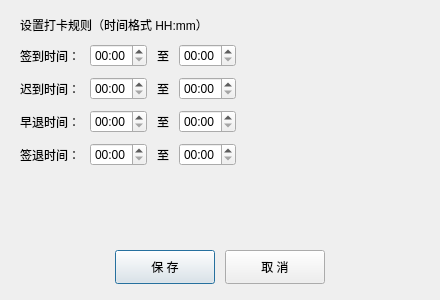
<?xml version="1.0" encoding="UTF-8"?>
<ui version="4.0">
 <class>AttendanceRuleDialog</class>
 <widget class="QDialog" name="AttendanceRuleDialog">
  <property name="geometry">
   <rect>
    <x>0</x>
    <y>0</y>
    <width>440</width>
    <height>300</height>
   </rect>
  </property>
  <property name="windowTitle">
   <string>打卡规则设置</string>
  </property>
  <layout class="QVBoxLayout" name="verticalLayout">
   <property name="spacing">
    <number>10</number>
   </property>
   <property name="leftMargin">
    <number>20</number>
   </property>
   <property name="topMargin">
    <number>16</number>
   </property>
   <property name="rightMargin">
    <number>20</number>
   </property>
   <property name="bottomMargin">
    <number>16</number>
   </property>
   <item>
    <widget class="QLabel" name="titleLabel">
     <property name="text">
      <string>设置打卡规则（时间格式 HH:mm）</string>
     </property>
    </widget>
   </item>
   <item>
    <layout class="QHBoxLayout" name="signInRow">
     <item>
      <widget class="QLabel" name="signInLabel">
       <property name="text">
        <string>签到时间：</string>
       </property>
      </widget>
     </item>
     <item>
      <widget class="QTimeEdit" name="signInStartEdit">
       <property name="displayFormat">
        <string>HH:mm</string>
       </property>
      </widget>
     </item>
     <item>
      <widget class="QLabel" name="signInSepLabel">
       <property name="text">
        <string>至</string>
       </property>
      </widget>
     </item>
     <item>
      <widget class="QTimeEdit" name="signInEndEdit">
       <property name="displayFormat">
        <string>HH:mm</string>
       </property>
      </widget>
     </item>
     <item>
      <spacer name="signInSpacer">
       <property name="orientation">
        <enum>Qt::Horizontal</enum>
       </property>
       <property name="sizeHint" stdset="0">
        <size>
         <width>10</width>
         <height>20</height>
        </size>
       </property>
      </spacer>
     </item>
    </layout>
   </item>
   <item>
    <layout class="QHBoxLayout" name="lateRow">
     <item>
      <widget class="QLabel" name="lateLabel">
       <property name="text">
        <string>迟到时间：</string>
       </property>
      </widget>
     </item>
     <item>
      <widget class="QTimeEdit" name="lateStartEdit">
       <property name="displayFormat">
        <string>HH:mm</string>
       </property>
      </widget>
     </item>
     <item>
      <widget class="QLabel" name="lateSepLabel">
       <property name="text">
        <string>至</string>
       </property>
      </widget>
     </item>
     <item>
      <widget class="QTimeEdit" name="lateEndEdit">
       <property name="displayFormat">
        <string>HH:mm</string>
       </property>
      </widget>
     </item>
     <item>
      <spacer name="lateSpacer">
       <property name="orientation">
        <enum>Qt::Horizontal</enum>
       </property>
       <property name="sizeHint" stdset="0">
        <size>
         <width>10</width>
         <height>20</height>
        </size>
       </property>
      </spacer>
     </item>
    </layout>
   </item>
   <item>
    <layout class="QHBoxLayout" name="earlyRow">
     <item>
      <widget class="QLabel" name="earlyLabel">
       <property name="text">
        <string>早退时间：</string>
       </property>
      </widget>
     </item>
     <item>
      <widget class="QTimeEdit" name="earlyStartEdit">
       <property name="displayFormat">
        <string>HH:mm</string>
       </property>
      </widget>
     </item>
     <item>
      <widget class="QLabel" name="earlySepLabel">
       <property name="text">
        <string>至</string>
       </property>
      </widget>
     </item>
     <item>
      <widget class="QTimeEdit" name="earlyEndEdit">
       <property name="displayFormat">
        <string>HH:mm</string>
       </property>
      </widget>
     </item>
     <item>
      <spacer name="earlySpacer">
       <property name="orientation">
        <enum>Qt::Horizontal</enum>
       </property>
       <property name="sizeHint" stdset="0">
        <size>
         <width>10</width>
         <height>20</height>
        </size>
       </property>
      </spacer>
     </item>
    </layout>
   </item>
   <item>
    <layout class="QHBoxLayout" name="signOutRow">
     <item>
      <widget class="QLabel" name="signOutLabel">
       <property name="text">
        <string>签退时间：</string>
       </property>
      </widget>
     </item>
     <item>
      <widget class="QTimeEdit" name="signOutStartEdit">
       <property name="displayFormat">
        <string>HH:mm</string>
       </property>
      </widget>
     </item>
     <item>
      <widget class="QLabel" name="signOutSepLabel">
       <property name="text">
        <string>至</string>
       </property>
      </widget>
     </item>
     <item>
      <widget class="QTimeEdit" name="signOutEndEdit">
       <property name="displayFormat">
        <string>HH:mm</string>
       </property>
      </widget>
     </item>
     <item>
      <spacer name="signOutSpacer">
       <property name="orientation">
        <enum>Qt::Horizontal</enum>
       </property>
       <property name="sizeHint" stdset="0">
        <size>
         <width>10</width>
         <height>20</height>
        </size>
       </property>
      </spacer>
     </item>
    </layout>
   </item>
   <item>
    <spacer name="vSpacer">
     <property name="orientation">
      <enum>Qt::Vertical</enum>
     </property>
     <property name="sizeHint" stdset="0">
      <size>
       <width>20</width>
       <height>20</height>
      </size>
     </property>
    </spacer>
   </item>
   <item>
    <layout class="QHBoxLayout" name="btnLayout">
     <item>
      <spacer name="btnLeftSpacer">
       <property name="orientation">
        <enum>Qt::Horizontal</enum>
       </property>
       <property name="sizeHint" stdset="0">
        <size>
         <width>100</width>
         <height>20</height>
        </size>
       </property>
      </spacer>
     </item>
     <item>
      <widget class="QPushButton" name="saveBtn">
       <property name="minimumSize">
        <size>
         <width>100</width>
         <height>34</height>
        </size>
       </property>
       <property name="primary" stdset="0">
        <bool>true</bool>
       </property>
       <property name="text">
        <string>保 存</string>
       </property>
      </widget>
     </item>
     <item>
      <widget class="QPushButton" name="cancelBtn">
       <property name="minimumSize">
        <size>
         <width>100</width>
         <height>34</height>
        </size>
       </property>
       <property name="text">
        <string>取 消</string>
       </property>
      </widget>
     </item>
     <item>
      <spacer name="btnRightSpacer">
       <property name="orientation">
        <enum>Qt::Horizontal</enum>
       </property>
       <property name="sizeHint" stdset="0">
        <size>
         <width>100</width>
         <height>20</height>
        </size>
       </property>
      </spacer>
     </item>
    </layout>
   </item>
  </layout>
 </widget>
 <resources/>
 <connections/>
</ui>
